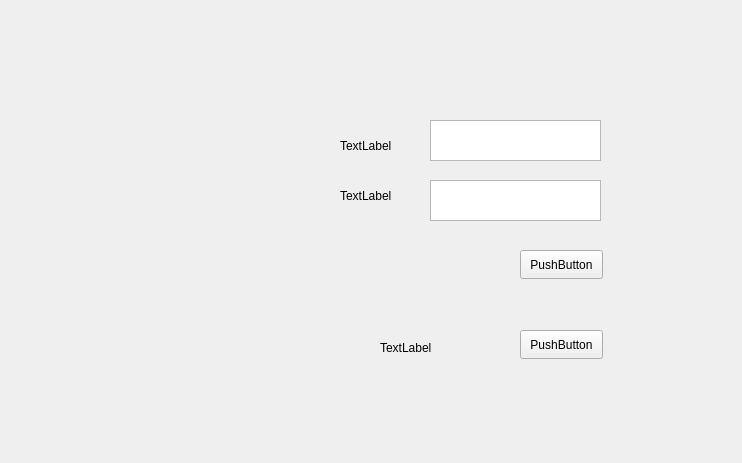
<?xml version="1.0" encoding="UTF-8"?>
<ui version="4.0">
 <class>adminPage</class>
 <widget class="QWidget" name="adminPage">
  <property name="geometry">
   <rect>
    <x>0</x>
    <y>0</y>
    <width>742</width>
    <height>463</height>
   </rect>
  </property>
  <property name="windowTitle">
   <string>Form</string>
  </property>
  <widget class="QPushButton" name="pushButton">
   <property name="geometry">
    <rect>
     <x>520</x>
     <y>330</y>
     <width>83</width>
     <height>29</height>
    </rect>
   </property>
   <property name="text">
    <string>PushButton</string>
   </property>
  </widget>
  <widget class="QPushButton" name="pushButton_2">
   <property name="geometry">
    <rect>
     <x>520</x>
     <y>250</y>
     <width>83</width>
     <height>29</height>
    </rect>
   </property>
   <property name="text">
    <string>PushButton</string>
   </property>
  </widget>
  <widget class="QLabel" name="label">
   <property name="geometry">
    <rect>
     <x>340</x>
     <y>180</y>
     <width>71</width>
     <height>31</height>
    </rect>
   </property>
   <property name="text">
    <string>TextLabel</string>
   </property>
  </widget>
  <widget class="QTextEdit" name="textEdit">
   <property name="geometry">
    <rect>
     <x>430</x>
     <y>120</y>
     <width>171</width>
     <height>41</height>
    </rect>
   </property>
  </widget>
  <widget class="QTextEdit" name="textEdit_2">
   <property name="geometry">
    <rect>
     <x>430</x>
     <y>180</y>
     <width>171</width>
     <height>41</height>
    </rect>
   </property>
  </widget>
  <widget class="QLabel" name="label_2">
   <property name="geometry">
    <rect>
     <x>340</x>
     <y>130</y>
     <width>71</width>
     <height>31</height>
    </rect>
   </property>
   <property name="text">
    <string>TextLabel</string>
   </property>
  </widget>
  <widget class="QLabel" name="label_3">
   <property name="geometry">
    <rect>
     <x>380</x>
     <y>340</y>
     <width>131</width>
     <height>16</height>
    </rect>
   </property>
   <property name="text">
    <string>TextLabel</string>
   </property>
  </widget>
 </widget>
 <resources/>
 <connections/>
</ui>
